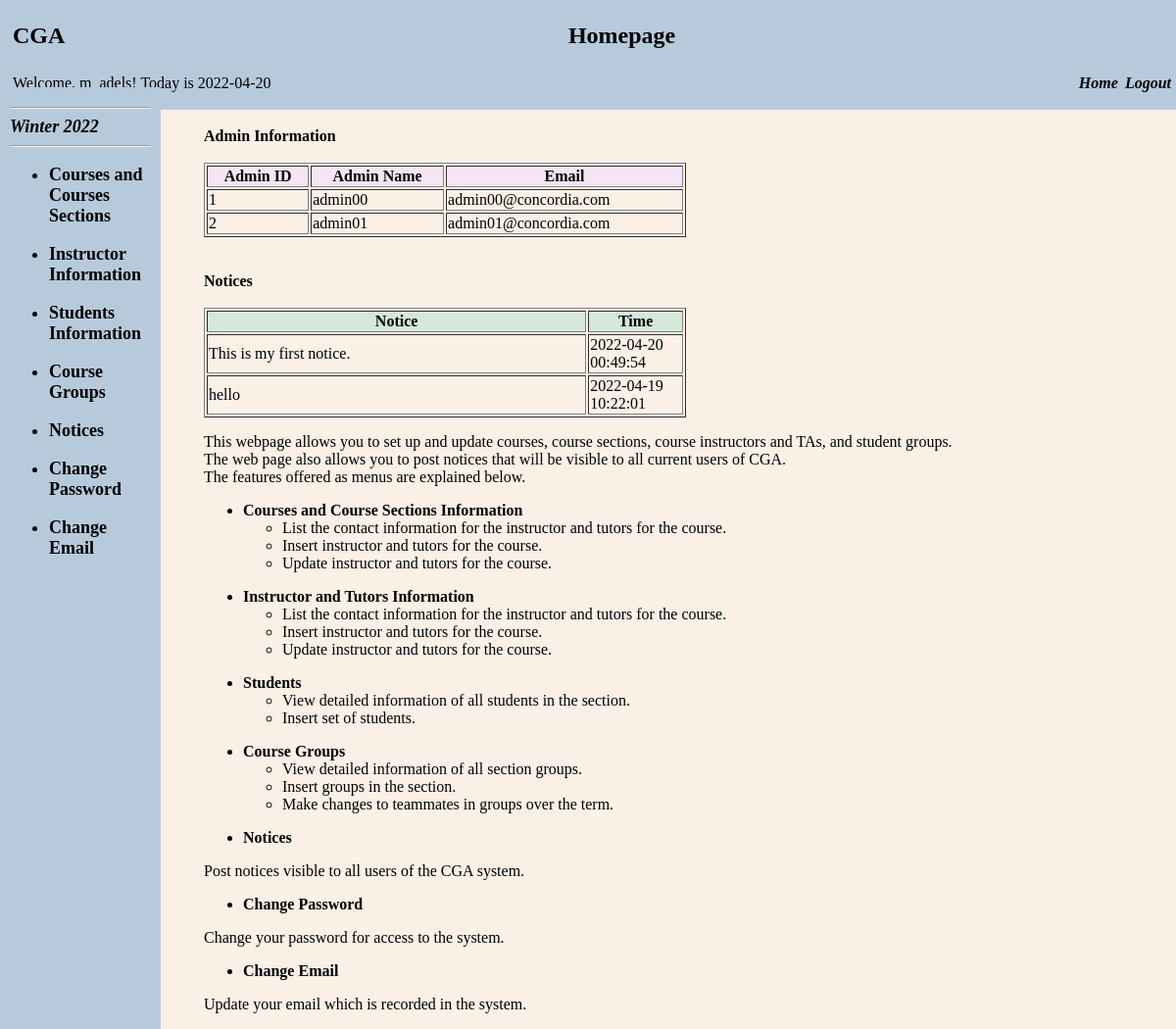
/Administrator/adminHome.php (signed in), run on the app's committed database.
### tables this page shows
CREATE TABLE `term` (
  `term_id` int NOT NULL AUTO_INCREMENT,
  `termname` varchar(100) DEFAULT NULL,
  `term_season` varchar(10) DEFAULT NULL,
  `term_year` varchar(10) DEFAULT NULL,
  `term_begin_date` varchar(100) DEFAULT NULL,
  `term_end_date` varchar(100) DEFAULT NULL,
  `is_term_now` varchar(10) DEFAULT NULL,
  PRIMARY KEY (`term_id`),
  UNIQUE KEY `term` (`is_term_now`)
);

CREATE TABLE `users` (
  `id` int NOT NULL AUTO_INCREMENT,
  `username` varchar(100) NOT NULL,
  `password` varchar(100) NOT NULL,
  `email` varchar(100) DEFAULT NULL,
  `profilePicture` varbinary(500) DEFAULT NULL,
  PRIMARY KEY (`id`),
  UNIQUE KEY `username` (`username`)
);

CREATE TABLE `notices` (
  `notice_id` int NOT NULL AUTO_INCREMENT,
  `admin_name` varchar(100) DEFAULT NULL,
  `content` text NOT NULL,
  `posting_time` varchar(100) DEFAULT NULL,
  `valid` tinyint(1) DEFAULT NULL,
  PRIMARY KEY (`notice_id`),
  KEY `admin_name` (`admin_name`),
  CONSTRAINT `notices_ibfk_1` FOREIGN KEY (`admin_name`) REFERENCES `users` (`username`)
);

### Administrator/adminHome.php (the view, shortened to what this page needs)
<?php
   include('../session.php');
   $query = "select term_season,term_year from term where is_term_now = 'YES'";
   $result = mysqli_query($conn,$query);
   $query2 = "select admin_id,user_name,user_id from administrator ";
   $result2 = mysqli_query($conn,$query2);
   $querynotice = "select content, posting_time from notices where valid = '1'";
   $resultnotice = mysqli_query($conn,$querynotice);
?>
<!DOCTYPE html>
<html>
<head>
</head>
<body>
    <div class="header" height="20%" scrolling="no">
      <table border="0" width="100%">
        <tbody>
          <tr width="100%">
            <td width="5%" align="left"><h2>CGA</h2></td>
            <td align="center"><font size="5"><b>Homepage</b></font></td>
          </tr>
        </tbody>
      </table>
      <table border="0" width="100%">
        <tbody>
          <tr width="100%">
            <td align="left"><font size="3">Welcome, <?php echo htmlspecialchars($_SESSION["username"]); ?>! <?php echo "Today is " . date("Y-m-d") . "<br>"; ?></font></td>
            <td align="right">
              <i>
                <b>
                  <a href="adminHome.php">
                    <font class="home_link" color="black">Home</font>
                  </a>
                </b>
              </i>
              <i>
                <b>
                  <a href="../logout.php">
                    <font color="black">Logout</font>
                  </a>
                </b>
              </i>
              <br>
            </td>
          </tr>
        </tbody>
      </table>
    </div>
    <div class="menu" height="100%" width="150px">
      <hr>
      <b >
        <font size="4">
         <?php
         while($row = mysqli_fetch_assoc($result))
         {
          $season = $row['term_season'];
          $year = $row['term_year'];
          $termname = $season." ".$year;
         ?>
          <i>
            <?php echo $termname?>
          </i>
          <?php
          }
          ?>
        </font>
      </b>
      <hr>
      <b>
        <font size="4">
          <ul>
            <li>
              <a href="adminCourses.php">
                <b>
                  <font color="black">Courses and Courses Sections</font>
                </b>
              </a>
            </li>
          </ul>
        </font>
      </b>
      <b>
        <font size="4">
          <ul>
            <li>
              <a href="adminInstructor.php">
                <b>
                  <font color="black">Instructor Information</font>
                </b>
              </a>
            </li>
          </ul>
        </font>
      </b>
      <b>
        <font size="4">
          <ul>
            <li>
              <a href="adminStudents.php">
                <b>
                  <font color="black">Students Information</font>
                </b>
              </a>
            </li>
          </ul>
        </font>
      </b>
      <b>
        <font size="4">
          <ul>
            <li>
              <a href="adminGroups.php">
                <b>
                  <font color="black">Course Groups</font>
                </b>
              </a>
            </li>
          </ul>
        </font>
      </b>
      <b>
        <font size="4">
          <ul>
            <li>
              <a href="adminNotices.php">
                <b>
                  <font color="black">Notices</font>
                </b>
              </a>
            </li>
          </ul>
        </font>
      </b>
      <b>
        <font size="4">
          <ul>
            <li>
              <a href="adminPassword.php">
                <b>
                  <font color="black">Change Password</font>
                </b>
              </a>
            </li>
          </ul>
        </font>
      </b>
      <b>
        <font size="4">
          <ul>
            <li>
              <a href="adminEmail.php">
                <b>
                  <font color="black">Change Email</font>
                </b>
              </a>
            </li>
          </ul>
        </font>
      </b>
    </div>
    <div class="main_home">
    <b>Admin Information </b>
    <br><br>
        <table border="1" width="50%">
            <tbody>
                  <tr bgcolor="F6E5F5">
                      <th >Admin ID </th>
                      <th>Admin Name</th>
                      <th>Email</th>
                  </tr>
                  <?php
                      while($row2 = mysqli_fetch_assoc($result2))
                      {
                      $adminid  = $row2['admin_id'];
                      $adminname = $row2['user_name'];
                      $userid = $row2['user_id'];
                      $query3 = "select email from users where id ='".$userid."'";
                      $result3 = mysqli_query($conn,$query3);
                  ?>
                  <?php
                  while($row3 = mysqli_fetch_assoc($result3))
                  {
                   $email = $row3['email'];
                  ?>
                   <?php
                   }
                   ?>
                   <tr>
                     <td><?php echo $adminid ?></td>
                     <td><?php echo $adminname ?></td>
                     <td><?php echo $email ?></td>
                   </tr>
                    <?php
                        }
                    ?>
              </tbody>
        </table>
         <br><br>
        <b>Notices </b>
        <br><br>
            <table border="1" width="50%">
                <tbody>
                      <tr bgcolor="d5e8da">
                          <th>Notice</th>
                          <th width="20%">Time </th>
                      </tr>
            <?php
                while($rownotice = mysqli_fetch_assoc($resultnotice))
                    {
                          $content  = $rownotice['content'];
                          $time = $rownotice['posting_time'];
                    if($time <= substr(date("c"),0,19) ){
                          $Ptime = str_replace('T',' ',$time);
                        ?>
                          <tr>
                            <td><?php echo $content ?></td>
                            <td><?php echo $Ptime ?></td>
                          </tr>
                      <?php
                          }
                      ?>
                        <?php
                            }
                        ?>
                  </tbody>
            </table>
      <p>
       This webpage allows you to set up and update courses, course sections, course instructors and TAs, and student groups.
       <br> The web page also allows you to post notices that will be visible to all current users of CGA.
       <br>The features offered as menus are explained below.
   </p>
   <ul>
       <li><strong>Courses and Course Sections Information</strong></li>
       <ul>
           <li>List the contact information for the instructor and tutors for the course.</li>
       </ul>
       <ul>
           <li>Insert instructor and tutors for the course.</li>
       </ul>
       <ul>
           <li>Update instructor and tutors for the course.</li>
       </ul>
   </ul>
   <ul>
       <li><strong>Instructor and Tutors Information</strong></li>
       <ul>
           <li>List the contact information for the instructor and tutors for the course.</li>
       </ul>
       <ul>
           <li>Insert instructor and tutors for the course.</li>
       </ul>
       <ul>
           <li>Update instructor and tutors for the course.</li>
       </ul>
   </ul>
   <ul>
       <li><strong>Students</strong></li>
       <ul>
           <li>View detailed information of all students in the section.</li>
       </ul>
       <ul>
           <li>Insert set of students.</li>
       </ul>
   </ul>
   <ul>
       <li><strong>Course Groups</strong></li>
       <ul>
           <li>View detailed information of all section groups.</li>
       </ul>
       <ul>
           <li>Insert groups in the section.</li>
       </ul>
       <ul>
           <li>Make changes to teammates in groups over the term.</li>
       </ul>
   </ul>
   <ul>
       <li><strong>Notices</strong></li>
   </ul>
   <p>
       Post notices visible to all users of the CGA system.
   </p>
   <ul>
       <li><strong>Change Password</strong></li>
   </ul>
   <p>
       Change your password for access to the system.
   </p>
   <ul>
       <li><strong>Change Email</strong></li>
   </ul>
   <p>
       Update your email which is recorded in the system.
   </p>
    </div>
</body>
</html>

### data on the page
term: termname "Winter 2022"
notices: content "This is my first notice.", posting_time "2022-04-20 00:49:54"
notices: content "hello", posting_time "2022-04-19 10:22:01"

### other printed values
$_SESSION["username"] "m_adels"
$adminid "1"
$adminname "admin00"
$email "admin00@concordia.com"
$adminid "2"
$adminname "admin01"
$email "admin01@concordia.com"
